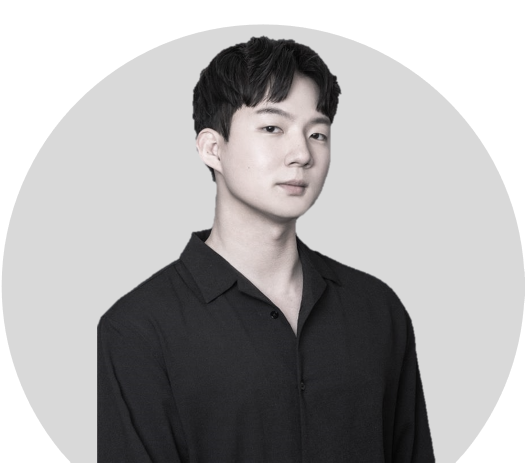
#> input picture assets/profile4.png, 1049 x 925 px (shown at 1/2 size)
$ python build-profile-portrait-assets.py --depth-source ../assets/profile4.png
#> lines starting #> are read from the running program, lines starting #| are printed output that depends on the picture; after the words box and inside, x2 and y2 are one past the last pixel; in counts of white or black regions, pixels touching at a corner belong together
#!/usr/bin/env python3
"""Build the cleaned portrait and an optional offline depth-study asset."""

from __future__ import annotations

import argparse
from pathlib import Path

import cv2
import numpy as np
from PIL import Image


REPO_ROOT = Path(__file__).resolve().parents[1]
DEFAULT_COLOR_SOURCE = REPO_ROOT / "assets" / "profile4.png"
DEFAULT_ALPHA_SOURCE = REPO_ROOT / "assets" / "profile4-author.png"
DEFAULT_PORTRAIT_OUTPUT = REPO_ROOT / "assets" / "profile4-portrait.png"
DEFAULT_DEPTH_OUTPUT = REPO_ROOT / "_workspace" / "portrait-assets" / "profile4-depth.png"


def parse_args() -> argparse.Namespace:
    parser = argparse.ArgumentParser()
    parser.add_argument("--depth-source", type=Path, required=True)
    parser.add_argument("--color-source", type=Path, default=DEFAULT_COLOR_SOURCE)
    parser.add_argument("--alpha-source", type=Path, default=DEFAULT_ALPHA_SOURCE)
    parser.add_argument("--portrait-output", type=Path, default=DEFAULT_PORTRAIT_OUTPUT)
    parser.add_argument("--depth-output", type=Path, default=DEFAULT_DEPTH_OUTPUT)
    return parser.parse_args()


def largest_component(binary: np.ndarray) -> np.ndarray:
    count, labels, stats, _ = cv2.connectedComponentsWithStats(binary, 8)
    if count <= 1:
        raise ValueError("The alpha source does not contain a foreground component.")
    label = 1 + int(np.argmax(stats[1:, cv2.CC_STAT_AREA]))
    return (labels == label).astype(np.uint8) * 255


def fill_enclosed_holes(binary: np.ndarray) -> np.ndarray:
    flood = binary.copy()
    flood_mask = np.zeros((binary.shape[0] + 2, binary.shape[1] + 2), np.uint8)
    cv2.floodFill(flood, flood_mask, (0, 0), 255)
    return cv2.bitwise_or(binary, cv2.bitwise_not(flood))


def repair_alpha(alpha: np.ndarray) -> tuple[np.ndarray, int]:
    original_foreground = (alpha >= 8).astype(np.uint8) * 255
    component = largest_component(original_foreground)
    kernel = cv2.getStructuringElement(cv2.MORPH_ELLIPSE, (5, 5))
    closed = cv2.morphologyEx(component, cv2.MORPH_CLOSE, kernel, iterations=1)
    filled = fill_enclosed_holes(closed)
    safe_interior = cv2.erode(filled, kernel, iterations=1) > 0

    repaired = np.where(component > 0, alpha, 0).astype(np.uint8)
    before = repaired.copy()
    repaired[safe_interior] = 255
    repaired[filled == 0] = 0
    repaired = np.clip((repaired.astype(np.float32) - 12.0) * (255.0 / 243.0), 0, 255).astype(np.uint8)
    repaired_pixels = int(np.count_nonzero(repaired != before))
    return repaired, repaired_pixels


def resize_alpha(alpha: np.ndarray, size: tuple[int, int]) -> np.ndarray:
    resized = Image.fromarray(alpha, mode="L").resize(size, Image.Resampling.LANCZOS)
    return np.array(resized, dtype=np.uint8)


def inverse_turbo(depth_rgb: np.ndarray) -> np.ndarray:
    values = np.arange(256, dtype=np.uint8).reshape(256, 1)
    turbo_rgb = cv2.applyColorMap(values, cv2.COLORMAP_TURBO).reshape(256, 3)[:, ::-1].astype(np.int32)
    scalar = np.empty(depth_rgb.shape[:2], dtype=np.uint8)

    for y, row in enumerate(depth_rgb.astype(np.int32)):
        distances = ((row[:, None, :] - turbo_rgb[None, :, :]) ** 2).sum(axis=2)
        scalar[y] = distances.argmin(axis=1).astype(np.uint8)

    return cv2.GaussianBlur(scalar, (0, 0), sigmaX=1.15, sigmaY=1.15)


def normalize_depth(depth: np.ndarray, alpha: np.ndarray) -> tuple[np.ndarray, float, float]:
    foreground = alpha >= 128
    values = depth[foreground]
    low, high = np.percentile(values, [2, 98])
    normalized = np.clip((depth.astype(np.float32) - low) / max(high - low, 1.0), 0, 1)
    normalized[~foreground] = 0
    return (normalized * 255).astype(np.uint8), float(low), float(high)


def save_assets(args: argparse.Namespace) -> None:
    color = np.array(Image.open(args.color_source).convert("RGB"), dtype=np.uint8)
    alpha_source = np.array(Image.open(args.alpha_source).convert("RGBA"), dtype=np.uint8)[..., 3]
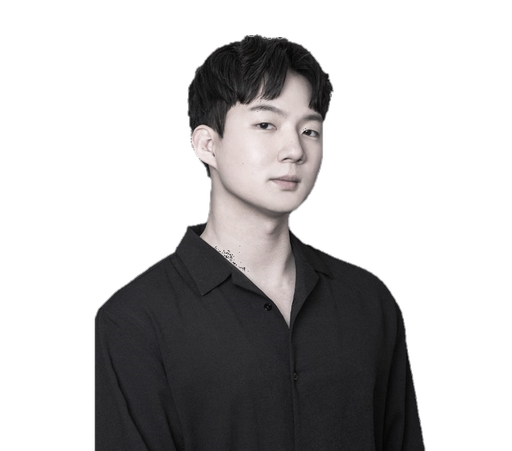
#> input picture assets/profile4-author.png, 512 x 451 px
    repaired_alpha, repaired_pixels = repair_alpha(alpha_source)
#> in repair_alpha, `original_foreground = (alpha >= 8).astype(np.uint8) * 255`:
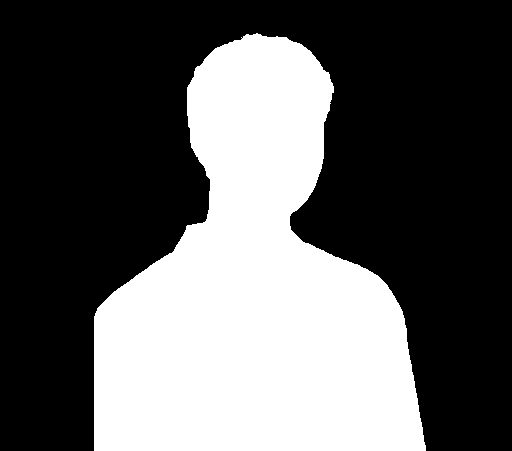
#> original_foreground: shape (451, 512); 36.8% white; 1 white region, box (x1, y1, x2, y2) and area: (94, 33, 426, 451) 84987
#> in largest_component, `count, labels, stats, _ = cv2.connectedComponentsWithStats(binary, 8)`: count = 2; stats = [[0, 0, 512, 451, 145925], [94, 33, 332, 418, 84987]]
#> in largest_component, `label = 1 + int(np.argmax(stats[1:, cv2.CC_STAT_AREA]))`: label = 1
#> in repair_alpha, `closed = cv2.morphologyEx(component, cv2.MORPH_CLOSE, kernel, iteratio..`: closed: shape (451, 512); 36.8% white; 1 white region, box (x1, y1, x2, y2) and area: (94, 33, 426, 451) 84999
#> in fill_enclosed_holes, `cv2.floodFill(flood, flood_mask, (0, 0), 255)`: flood: shape (451, 512); every value is 255
#> in repair_alpha, `safe_interior = cv2.erode(filled, kernel, iterations=1) > 0`:
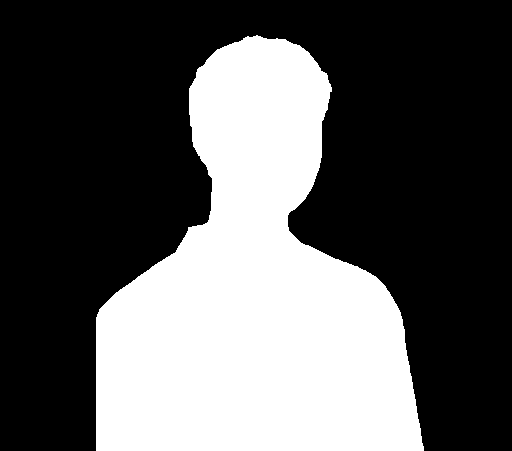
#> safe_interior: shape (451, 512) bool; 35.9% white; 1 white region, box (x1, y1, x2, y2) and area: (96, 35, 424, 451) 82807
#> in repair_alpha, `repaired[safe_interior] = 255`: repaired: shape (451, 512); min 0, max 255, mean 93.1
#> in repair_alpha, `repaired_pixels = int(np.count_nonzero(repaired != before))`: repaired_pixels = 2256
#> repaired_pixels = 2256
    alpha = resize_alpha(repaired_alpha, (color.shape[1], color.shape[0]))

    portrait = np.dstack([color, alpha])
    args.portrait_output.parent.mkdir(parents=True, exist_ok=True)
    Image.fromarray(portrait, mode="RGBA").save(args.portrait_output, optimize=True)

    depth_rgb = np.array(Image.open(args.depth_source).convert("RGB"), dtype=np.uint8)
    if depth_rgb.shape[:2] != color.shape[:2]:
        depth_rgb = cv2.resize(depth_rgb, (color.shape[1], color.shape[0]), interpolation=cv2.INTER_CUBIC)
    scalar = inverse_turbo(depth_rgb)
#> the loop in inverse_turbo, `for y, row in enumerate(depth_rgb.astype(np.int32)):` made 925 passes
#> pass 1, in inverse_turbo, `distances = ((row[:, None, :] - turbo_rgb[None, :, :]) ** 2).sum(axis=2)`:
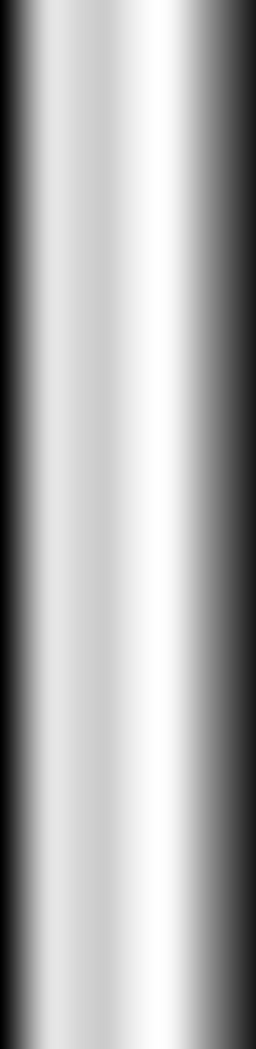
#> distances: shape (1049, 256) int64; min 6109, max 102995, mean 72853.7; drawn with min black and max white
#> after the loop in inverse_turbo, `for y, row in enumerate(depth_rgb.astype(np.int32)):`:
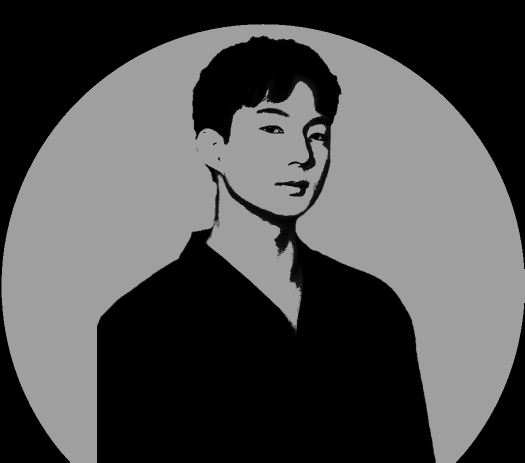
#> scalar: shape (925, 1049) (shown at 1/2 size); min 0, max 170, mean 78.8
    scalar, low, high = normalize_depth(scalar, alpha)
#> in normalize_depth, `foreground = alpha >= 128`: foreground: shape (925, 1049) bool; 36.5% white; 1 white region, box (x1, y1, x2, y2) and area: (194, 70, 872, 925) 354358
#> in normalize_depth, `low, high = np.percentile(values, [2, 98])`: low = 0; high = 159
#> in normalize_depth, `normalized[~foreground] = 0`:
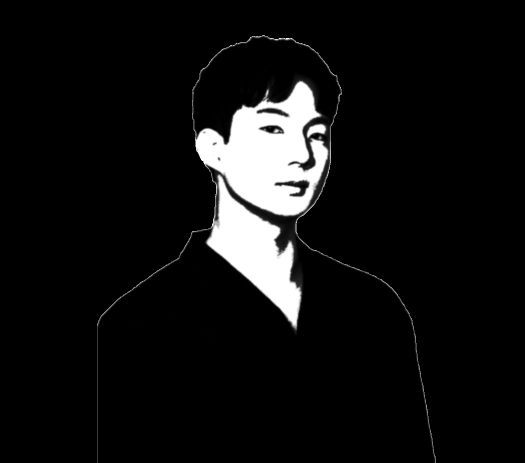
#> normalized: shape (925, 1049) float32 (shown at 1/2 size); min 0, max 1, mean 0.0682
#> low = 0; high = 159
    depth_asset = np.dstack([scalar, scalar, scalar, alpha])
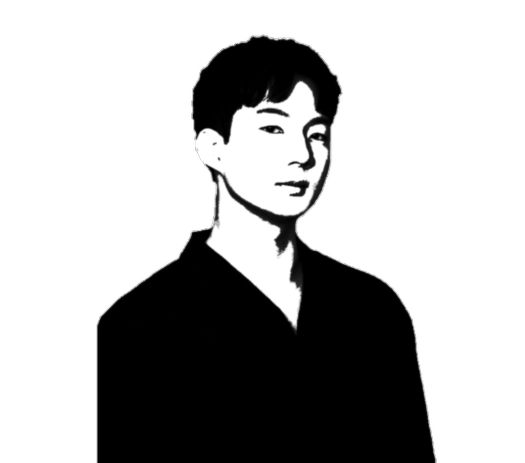
#> depth_asset: shape (925, 1049, 4) (shown at 1/2 size); mean of channels 0, 1, 2, 3 17.4, 17.4, 17.4, 93.1; transparent parts drawn white
    args.depth_output.parent.mkdir(parents=True, exist_ok=True)
    Image.fromarray(depth_asset, mode="RGBA").save(args.depth_output, optimize=True)

    print(f"Repaired alpha pixels: {repaired_pixels}")
#| Repaired alpha pixels: 2256
    print(f"Normalized inverse-Turbo depth range: {low:.1f}–{high:.1f}")
#| Normalized inverse-Turbo depth range: 0.0–159.0
    print(f"Wrote portrait: {args.portrait_output}")
    print(f"Wrote depth: {args.depth_output}")


if __name__ == "__main__":
    save_assets(parse_args())
